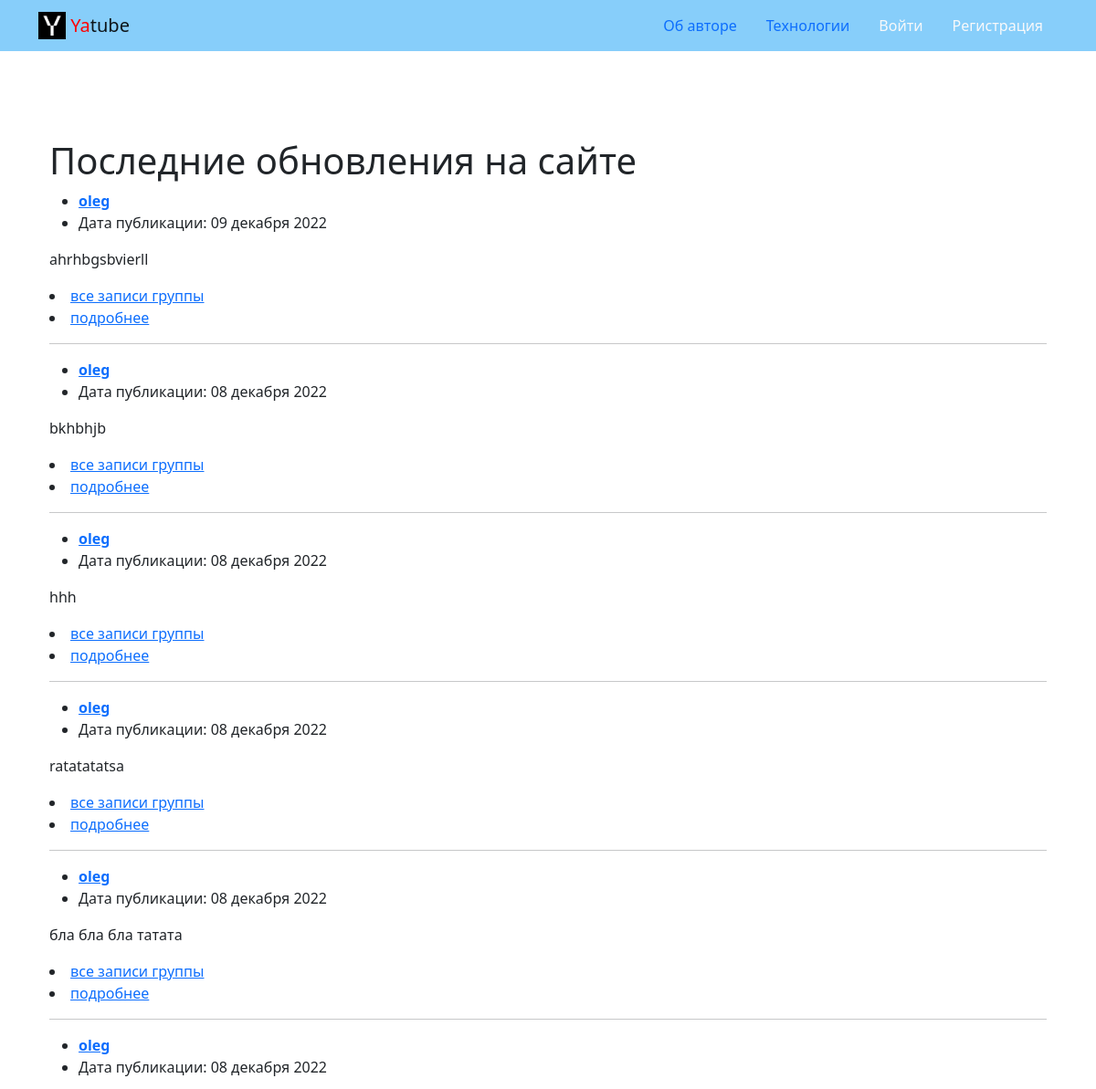
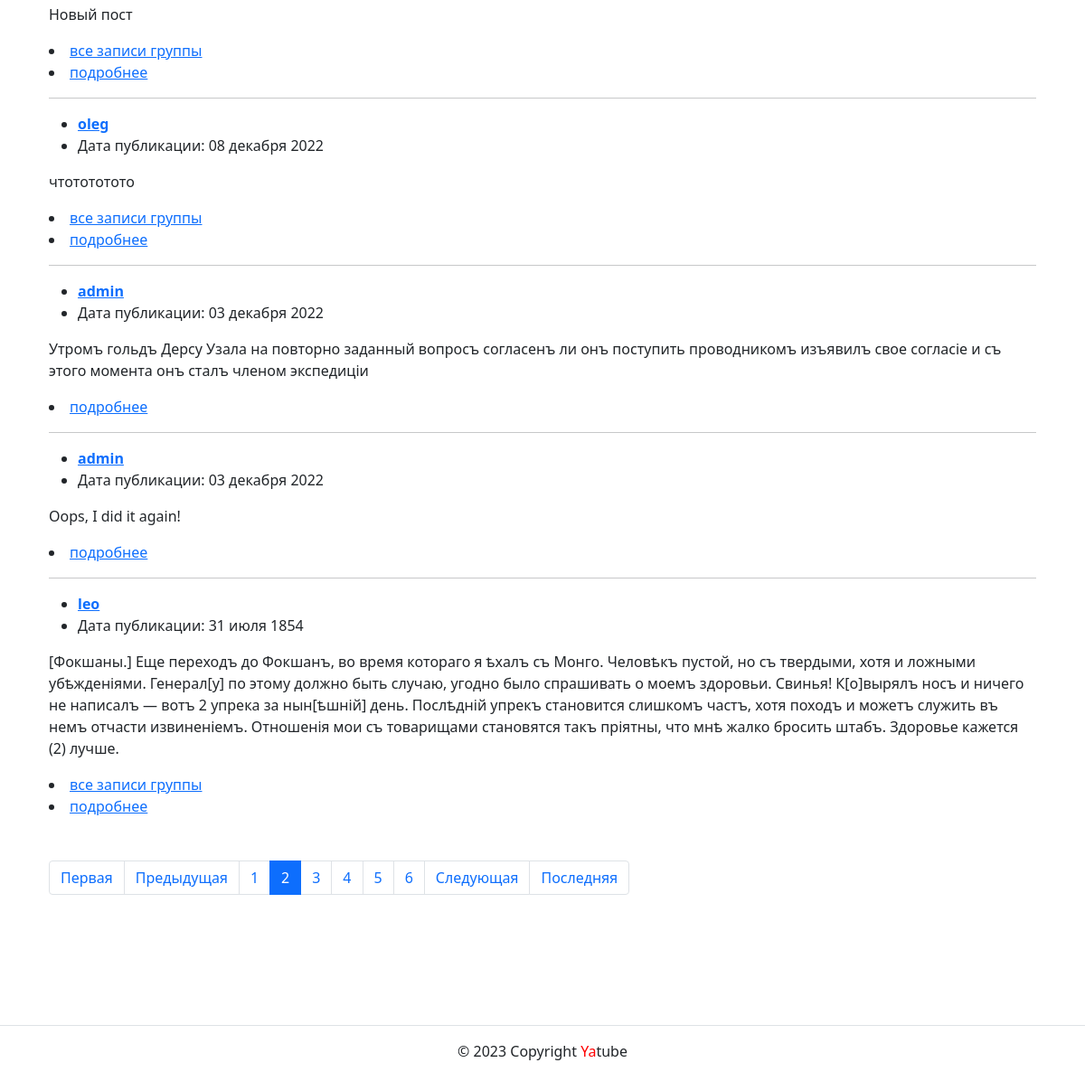
Screenshot of /?page=2 with the database file from the repository (2 pictures, top to bottom).
### posts/models.py (models this page shows, shortened)
class Post(models.Model):
    text = models.TextField(verbose_name="Текст поста")
    pub_date = models.DateTimeField(
        "Дата публикации",
        auto_now_add=True,
        db_index=True,
    )
    author = models.ForeignKey(
        User,
        on_delete=models.CASCADE,
        related_name='posts',
        verbose_name='Автор',
    )
    group = models.ForeignKey(
        'Group',
        blank=True,
        null=True,
        on_delete=models.SET_NULL,
        related_name='posts',
        verbose_name="Группа",
    )
    image = models.ImageField(
        'Картинка',
        upload_to='posts/',
        blank=True
    )
    class Meta():
        ordering = ['-pub_date']

### posts/views.py (the view)
# urls.py: path('', views.index, name='index'),
def index(request):
    posts_on_page = Post.objects.all()
    paginator = Paginator(posts_on_page, NUM_POSTS)
    page_number = request.GET.get('page')
    page_obj = paginator.get_page(page_number)
    context = {
        'page_obj': page_obj,
    }
    return render(request, 'posts/index.html', context)

### core/context_processors/year.py (called while the page is built)
def year(request):
    year = timezone.now().year
    return {'year': year}

### templates/posts/index.html (shortened to what this page needs)
{% extends 'base.html' %}
{% load thumbnail %}
{% block content %}
<div class="container py-5">
<h1>Последние обновления на сайте</h1>
<article>
  {% load cache %}
  {% cache 20 index_page %}
  {% for post in page_obj %}
  <ul>
    <li>
      <a name="post_{{ post.id }}" href="{% url 'posts:profile' post.author.username %}">
        <strong class="d-block text-gray-dark">{{ post.author }}</strong>
      </a>
    </li>
    <li>
      Дата публикации: {{post.pub_date|date:"d E Y"}}
    </li>
  </ul>
  <p>{{post.text}}</p>
  {% if post.group %}
  <li>
    <a href="{% url 'posts:group_posts' post.group.slug %}">все записи группы</a>
  </li>
  {% endif %}
  <li>
    <a href="{% url 'posts:post_detail' post.id%}">подробнее</a>
  </li>
  {% if not forloop.last %}<hr>{% endif%}
  {%endfor%}
  {% endcache %}
  {% include 'includes/paginator.html' %}
</article>
</div>
{% endblock %}

### rows the page displays
Post: author "oleg", pub_date "09 декабря 2022", text "ahrhbgsbvierll", shows "все записи группы"
Post: author "oleg", pub_date "08 декабря 2022", text "bkhbhjb", shows "все записи группы"
Post: author "oleg", pub_date "08 декабря 2022", text "hhh", shows "все записи группы"
Post: author "oleg", pub_date "08 декабря 2022", text "ratatatatsa", shows "все записи группы"
Post: author "oleg", pub_date "08 декабря 2022", text "бла бла бла татата", shows "все записи группы"
Post: author "oleg", pub_date "08 декабря 2022", text "Новый пост", shows "все записи группы"
Post: author "oleg", pub_date "08 декабря 2022", text "чтотототото", shows "все записи группы"
Post: author "admin", pub_date "03 декабря 2022", text "Утромъ гольдъ Дерсу Узала на повторно заданный вопросъ согласенъ ли онъ поступить проводникомъ изъявилъ свое согласіе и съ этого момента онъ сталъ членом экспедиціи"
Post: author "admin", pub_date "03 декабря 2022", text "Oops, I did it again!"
Post: author "leo", pub_date "31 июля 1854", text "[Фокшаны.] Еще переходъ до Фокшанъ, во время котораго я ѣхалъ съ Монго. Человѣкъ пустой, но съ твердыми, хотя и ложными убѣжденіями. Генерал[у] по этому должно быть случаю, угодно было спрашивать о моемъ здоровьи. Свинья! К[о]вырялъ носъ и ничего не написалъ — вотъ 2 упрека за нын[ѣшній] день. Послѣдній упрекъ становится слишкомъ частъ, хотя походъ и можетъ служить въ немъ отчасти извиненіемъ. Отношенія мои съ товарищами становятся такъ пріятны, что мнѣ жалко бросить штабъ. Здоровье кажется (2) лучше.", shows "все записи группы"

### other values shown
{{ i }} "1" "3" "4" "5" "6"
{{ i }} "2"
